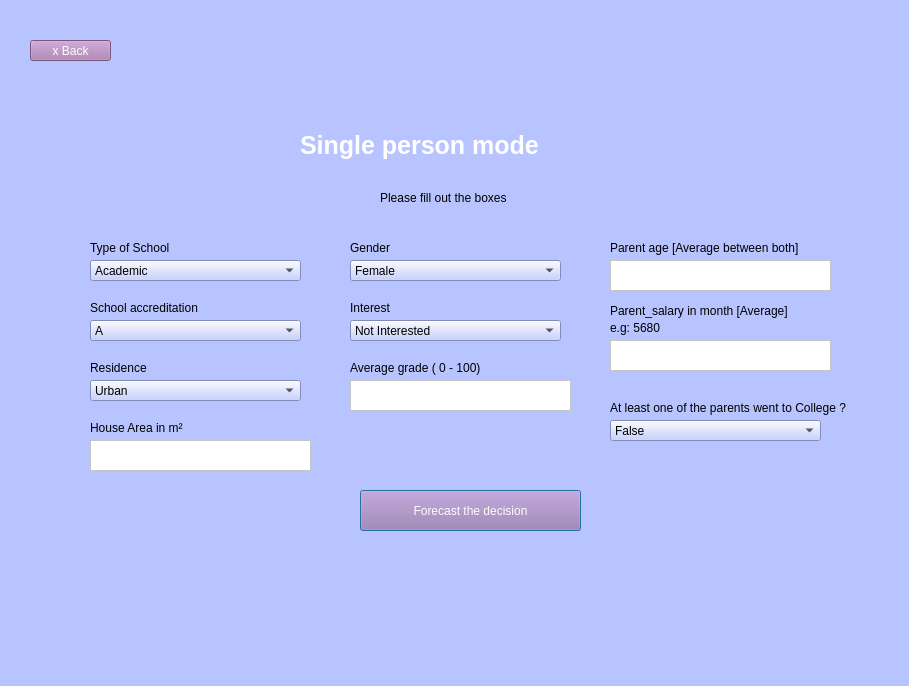
<?xml version="1.0" encoding="UTF-8"?>
<ui version="4.0">
 <class>Dialog</class>
 <widget class="QDialog" name="Dialog">
  <property name="geometry">
   <rect>
    <x>0</x>
    <y>0</y>
    <width>909</width>
    <height>686</height>
   </rect>
  </property>
  <property name="windowTitle">
   <string>Dialog</string>
  </property>
  <property name="styleSheet">
   <string notr="true">background-color: rgb(183, 196, 255);</string>
  </property>
  <widget class="QWidget" name="widget" native="true">
   <property name="geometry">
    <rect>
     <x>0</x>
     <y>0</y>
     <width>901</width>
     <height>691</height>
    </rect>
   </property>
   <widget class="QLabel" name="welcome">
    <property name="geometry">
     <rect>
      <x>300</x>
      <y>100</y>
      <width>461</width>
      <height>91</height>
     </rect>
    </property>
    <property name="sizePolicy">
     <sizepolicy hsizetype="Maximum" vsizetype="Maximum">
      <horstretch>0</horstretch>
      <verstretch>0</verstretch>
     </sizepolicy>
    </property>
    <property name="palette">
     <palette>
      <active>
       <colorrole role="WindowText">
        <brush brushstyle="SolidPattern">
         <color alpha="255">
          <red>255</red>
          <green>255</green>
          <blue>255</blue>
         </color>
        </brush>
       </colorrole>
       <colorrole role="Button">
        <brush brushstyle="SolidPattern">
         <color alpha="255">
          <red>183</red>
          <green>196</green>
          <blue>255</blue>
         </color>
        </brush>
       </colorrole>
       <colorrole role="Base">
        <brush brushstyle="SolidPattern">
         <color alpha="255">
          <red>183</red>
          <green>196</green>
          <blue>255</blue>
         </color>
        </brush>
       </colorrole>
       <colorrole role="Window">
        <brush brushstyle="SolidPattern">
         <color alpha="255">
          <red>183</red>
          <green>196</green>
          <blue>255</blue>
         </color>
        </brush>
       </colorrole>
      </active>
      <inactive>
       <colorrole role="WindowText">
        <brush brushstyle="SolidPattern">
         <color alpha="255">
          <red>255</red>
          <green>255</green>
          <blue>255</blue>
         </color>
        </brush>
       </colorrole>
       <colorrole role="Button">
        <brush brushstyle="SolidPattern">
         <color alpha="255">
          <red>183</red>
          <green>196</green>
          <blue>255</blue>
         </color>
        </brush>
       </colorrole>
       <colorrole role="Base">
        <brush brushstyle="SolidPattern">
         <color alpha="255">
          <red>183</red>
          <green>196</green>
          <blue>255</blue>
         </color>
        </brush>
       </colorrole>
       <colorrole role="Window">
        <brush brushstyle="SolidPattern">
         <color alpha="255">
          <red>183</red>
          <green>196</green>
          <blue>255</blue>
         </color>
        </brush>
       </colorrole>
      </inactive>
      <disabled>
       <colorrole role="WindowText">
        <brush brushstyle="SolidPattern">
         <color alpha="255">
          <red>120</red>
          <green>120</green>
          <blue>120</blue>
         </color>
        </brush>
       </colorrole>
       <colorrole role="Button">
        <brush brushstyle="SolidPattern">
         <color alpha="255">
          <red>183</red>
          <green>196</green>
          <blue>255</blue>
         </color>
        </brush>
       </colorrole>
       <colorrole role="Base">
        <brush brushstyle="SolidPattern">
         <color alpha="255">
          <red>183</red>
          <green>196</green>
          <blue>255</blue>
         </color>
        </brush>
       </colorrole>
       <colorrole role="Window">
        <brush brushstyle="SolidPattern">
         <color alpha="255">
          <red>183</red>
          <green>196</green>
          <blue>255</blue>
         </color>
        </brush>
       </colorrole>
      </disabled>
     </palette>
    </property>
    <property name="font">
     <font>
      <pointsize>19</pointsize>
      <weight>75</weight>
      <bold>true</bold>
     </font>
    </property>
    <property name="cursor">
     <cursorShape>ArrowCursor</cursorShape>
    </property>
    <property name="mouseTracking">
     <bool>true</bool>
    </property>
    <property name="text">
     <string>Single person mode</string>
    </property>
   </widget>
   <widget class="QLabel" name="message">
    <property name="geometry">
     <rect>
      <x>380</x>
      <y>190</y>
      <width>251</width>
      <height>16</height>
     </rect>
    </property>
    <property name="font">
     <font>
      <weight>50</weight>
      <italic>false</italic>
      <bold>false</bold>
     </font>
    </property>
    <property name="text">
     <string>Please fill out the boxes</string>
    </property>
   </widget>
   <widget class="QPushButton" name="checkD">
    <property name="geometry">
     <rect>
      <x>360</x>
      <y>490</y>
      <width>221</width>
      <height>41</height>
     </rect>
    </property>
    <property name="palette">
     <palette>
      <active>
       <colorrole role="WindowText">
        <brush brushstyle="SolidPattern">
         <color alpha="255">
          <red>252</red>
          <green>252</green>
          <blue>252</blue>
         </color>
        </brush>
       </colorrole>
       <colorrole role="Button">
        <brush brushstyle="SolidPattern">
         <color alpha="255">
          <red>168</red>
          <green>124</green>
          <blue>177</blue>
         </color>
        </brush>
       </colorrole>
       <colorrole role="Text">
        <brush brushstyle="SolidPattern">
         <color alpha="255">
          <red>252</red>
          <green>252</green>
          <blue>252</blue>
         </color>
        </brush>
       </colorrole>
       <colorrole role="ButtonText">
        <brush brushstyle="SolidPattern">
         <color alpha="255">
          <red>252</red>
          <green>252</green>
          <blue>252</blue>
         </color>
        </brush>
       </colorrole>
       <colorrole role="Base">
        <brush brushstyle="SolidPattern">
         <color alpha="255">
          <red>168</red>
          <green>124</green>
          <blue>177</blue>
         </color>
        </brush>
       </colorrole>
       <colorrole role="Window">
        <brush brushstyle="SolidPattern">
         <color alpha="255">
          <red>168</red>
          <green>124</green>
          <blue>177</blue>
         </color>
        </brush>
       </colorrole>
       <colorrole role="PlaceholderText">
        <brush brushstyle="NoBrush">
         <color alpha="128">
          <red>252</red>
          <green>252</green>
          <blue>252</blue>
         </color>
        </brush>
       </colorrole>
      </active>
      <inactive>
       <colorrole role="WindowText">
        <brush brushstyle="SolidPattern">
         <color alpha="255">
          <red>252</red>
          <green>252</green>
          <blue>252</blue>
         </color>
        </brush>
       </colorrole>
       <colorrole role="Button">
        <brush brushstyle="SolidPattern">
         <color alpha="255">
          <red>168</red>
          <green>124</green>
          <blue>177</blue>
         </color>
        </brush>
       </colorrole>
       <colorrole role="Text">
        <brush brushstyle="SolidPattern">
         <color alpha="255">
          <red>252</red>
          <green>252</green>
          <blue>252</blue>
         </color>
        </brush>
       </colorrole>
       <colorrole role="ButtonText">
        <brush brushstyle="SolidPattern">
         <color alpha="255">
          <red>252</red>
          <green>252</green>
          <blue>252</blue>
         </color>
        </brush>
       </colorrole>
       <colorrole role="Base">
        <brush brushstyle="SolidPattern">
         <color alpha="255">
          <red>168</red>
          <green>124</green>
          <blue>177</blue>
         </color>
        </brush>
       </colorrole>
       <colorrole role="Window">
        <brush brushstyle="SolidPattern">
         <color alpha="255">
          <red>168</red>
          <green>124</green>
          <blue>177</blue>
         </color>
        </brush>
       </colorrole>
       <colorrole role="PlaceholderText">
        <brush brushstyle="NoBrush">
         <color alpha="128">
          <red>252</red>
          <green>252</green>
          <blue>252</blue>
         </color>
        </brush>
       </colorrole>
      </inactive>
      <disabled>
       <colorrole role="WindowText">
        <brush brushstyle="SolidPattern">
         <color alpha="255">
          <red>252</red>
          <green>252</green>
          <blue>252</blue>
         </color>
        </brush>
       </colorrole>
       <colorrole role="Button">
        <brush brushstyle="SolidPattern">
         <color alpha="255">
          <red>168</red>
          <green>124</green>
          <blue>177</blue>
         </color>
        </brush>
       </colorrole>
       <colorrole role="Text">
        <brush brushstyle="SolidPattern">
         <color alpha="255">
          <red>252</red>
          <green>252</green>
          <blue>252</blue>
         </color>
        </brush>
       </colorrole>
       <colorrole role="ButtonText">
        <brush brushstyle="SolidPattern">
         <color alpha="255">
          <red>252</red>
          <green>252</green>
          <blue>252</blue>
         </color>
        </brush>
       </colorrole>
       <colorrole role="Base">
        <brush brushstyle="SolidPattern">
         <color alpha="255">
          <red>168</red>
          <green>124</green>
          <blue>177</blue>
         </color>
        </brush>
       </colorrole>
       <colorrole role="Window">
        <brush brushstyle="SolidPattern">
         <color alpha="255">
          <red>168</red>
          <green>124</green>
          <blue>177</blue>
         </color>
        </brush>
       </colorrole>
       <colorrole role="PlaceholderText">
        <brush brushstyle="NoBrush">
         <color alpha="128">
          <red>252</red>
          <green>252</green>
          <blue>252</blue>
         </color>
        </brush>
       </colorrole>
      </disabled>
     </palette>
    </property>
    <property name="styleSheet">
     <string notr="true">background-color:rgb(168, 124, 177);
font: 75 9pt &quot;Arial&quot;;
color: rgb(252, 252, 252);
</string>
    </property>
    <property name="text">
     <string>Forecast the decision</string>
    </property>
   </widget>
   <widget class="QComboBox" name="schoolType">
    <property name="geometry">
     <rect>
      <x>90</x>
      <y>260</y>
      <width>211</width>
      <height>21</height>
     </rect>
    </property>
    <item>
     <property name="text">
      <string>Academic</string>
     </property>
    </item>
    <item>
     <property name="text">
      <string>Vocational</string>
     </property>
    </item>
   </widget>
   <widget class="QLabel" name="label">
    <property name="geometry">
     <rect>
      <x>90</x>
      <y>240</y>
      <width>141</width>
      <height>16</height>
     </rect>
    </property>
    <property name="text">
     <string>Type of School</string>
    </property>
   </widget>
   <widget class="QComboBox" name="schoolAccreditation">
    <property name="geometry">
     <rect>
      <x>90</x>
      <y>320</y>
      <width>211</width>
      <height>21</height>
     </rect>
    </property>
    <item>
     <property name="text">
      <string>A</string>
     </property>
    </item>
    <item>
     <property name="text">
      <string>B</string>
     </property>
    </item>
   </widget>
   <widget class="QLabel" name="label_2">
    <property name="geometry">
     <rect>
      <x>90</x>
      <y>300</y>
      <width>141</width>
      <height>16</height>
     </rect>
    </property>
    <property name="text">
     <string>School accreditation</string>
    </property>
   </widget>
   <widget class="QComboBox" name="gender">
    <property name="geometry">
     <rect>
      <x>350</x>
      <y>260</y>
      <width>211</width>
      <height>21</height>
     </rect>
    </property>
    <item>
     <property name="text">
      <string>Female</string>
     </property>
    </item>
    <item>
     <property name="text">
      <string>Male</string>
     </property>
    </item>
   </widget>
   <widget class="QComboBox" name="Interest">
    <property name="geometry">
     <rect>
      <x>350</x>
      <y>320</y>
      <width>211</width>
      <height>21</height>
     </rect>
    </property>
    <item>
     <property name="text">
      <string>Not Interested</string>
     </property>
    </item>
    <item>
     <property name="text">
      <string>Less Interested</string>
     </property>
    </item>
    <item>
     <property name="text">
      <string>Uncertain</string>
     </property>
    </item>
    <item>
     <property name="text">
      <string>Quite Interested</string>
     </property>
    </item>
    <item>
     <property name="text">
      <string>Very Interested</string>
     </property>
    </item>
   </widget>
   <widget class="QComboBox" name="Residence">
    <property name="geometry">
     <rect>
      <x>90</x>
      <y>380</y>
      <width>211</width>
      <height>21</height>
     </rect>
    </property>
    <item>
     <property name="text">
      <string>Urban</string>
     </property>
    </item>
    <item>
     <property name="text">
      <string>Rural</string>
     </property>
    </item>
   </widget>
   <widget class="QLabel" name="label_5">
    <property name="geometry">
     <rect>
      <x>350</x>
      <y>240</y>
      <width>141</width>
      <height>16</height>
     </rect>
    </property>
    <property name="text">
     <string>Gender</string>
    </property>
   </widget>
   <widget class="QLabel" name="label_6">
    <property name="geometry">
     <rect>
      <x>350</x>
      <y>300</y>
      <width>141</width>
      <height>16</height>
     </rect>
    </property>
    <property name="text">
     <string>Interest</string>
    </property>
   </widget>
   <widget class="QLabel" name="label_7">
    <property name="geometry">
     <rect>
      <x>350</x>
      <y>360</y>
      <width>161</width>
      <height>16</height>
     </rect>
    </property>
    <property name="text">
     <string>Average grade ( 0 - 100)</string>
    </property>
   </widget>
   <widget class="QLabel" name="label_8">
    <property name="geometry">
     <rect>
      <x>90</x>
      <y>360</y>
      <width>141</width>
      <height>16</height>
     </rect>
    </property>
    <property name="text">
     <string>Residence</string>
    </property>
   </widget>
   <widget class="QLabel" name="label_9">
    <property name="geometry">
     <rect>
      <x>90</x>
      <y>420</y>
      <width>141</width>
      <height>16</height>
     </rect>
    </property>
    <property name="text">
     <string>House Area in m²</string>
    </property>
   </widget>
   <widget class="QTextEdit" name="houseArea">
    <property name="geometry">
     <rect>
      <x>90</x>
      <y>440</y>
      <width>221</width>
      <height>31</height>
     </rect>
    </property>
    <property name="styleSheet">
     <string notr="true">background-color : rgb(255, 255, 255)</string>
    </property>
   </widget>
   <widget class="QTextEdit" name="parentAge">
    <property name="geometry">
     <rect>
      <x>610</x>
      <y>260</y>
      <width>221</width>
      <height>31</height>
     </rect>
    </property>
    <property name="styleSheet">
     <string notr="true">background-color : rgb(255, 255, 255)</string>
    </property>
   </widget>
   <widget class="QTextEdit" name="parentSalary">
    <property name="geometry">
     <rect>
      <x>610</x>
      <y>340</y>
      <width>221</width>
      <height>31</height>
     </rect>
    </property>
    <property name="styleSheet">
     <string notr="true">background-color : rgb(255, 255, 255)</string>
    </property>
   </widget>
   <widget class="QComboBox" name="parentCollege">
    <property name="geometry">
     <rect>
      <x>610</x>
      <y>420</y>
      <width>211</width>
      <height>21</height>
     </rect>
    </property>
    <item>
     <property name="text">
      <string>False</string>
     </property>
    </item>
    <item>
     <property name="text">
      <string>True</string>
     </property>
    </item>
   </widget>
   <widget class="QLabel" name="label_10">
    <property name="geometry">
     <rect>
      <x>610</x>
      <y>240</y>
      <width>231</width>
      <height>16</height>
     </rect>
    </property>
    <property name="text">
     <string>Parent age [Average between both] </string>
    </property>
   </widget>
   <widget class="QLabel" name="label_11">
    <property name="geometry">
     <rect>
      <x>610</x>
      <y>300</y>
      <width>211</width>
      <height>21</height>
     </rect>
    </property>
    <property name="text">
     <string>Parent_salary in month [Average]</string>
    </property>
   </widget>
   <widget class="QLabel" name="label_12">
    <property name="geometry">
     <rect>
      <x>610</x>
      <y>400</y>
      <width>261</width>
      <height>16</height>
     </rect>
    </property>
    <property name="text">
     <string>At least one of the parents went to College ?</string>
    </property>
   </widget>
   <widget class="QTextEdit" name="averageGrade">
    <property name="geometry">
     <rect>
      <x>350</x>
      <y>380</y>
      <width>221</width>
      <height>31</height>
     </rect>
    </property>
    <property name="styleSheet">
     <string notr="true">background-color : rgb(255, 255, 255)</string>
    </property>
   </widget>
   <widget class="QLabel" name="label_13">
    <property name="geometry">
     <rect>
      <x>610</x>
      <y>320</y>
      <width>55</width>
      <height>16</height>
     </rect>
    </property>
    <property name="text">
     <string>e.g: 5680</string>
    </property>
   </widget>
   <widget class="QLabel" name="message_3">
    <property name="geometry">
     <rect>
      <x>80</x>
      <y>550</y>
      <width>761</width>
      <height>51</height>
     </rect>
    </property>
    <property name="styleSheet">
     <string notr="true">color: rgb(255, 3, 15);</string>
    </property>
    <property name="text">
     <string/>
    </property>
   </widget>
   <widget class="QLabel" name="message_2">
    <property name="geometry">
     <rect>
      <x>80</x>
      <y>620</y>
      <width>761</width>
      <height>31</height>
     </rect>
    </property>
    <property name="font">
     <font>
      <pointsize>16</pointsize>
      <weight>75</weight>
      <bold>true</bold>
     </font>
    </property>
    <property name="text">
     <string/>
    </property>
   </widget>
   <widget class="QPushButton" name="Back">
    <property name="geometry">
     <rect>
      <x>30</x>
      <y>40</y>
      <width>81</width>
      <height>21</height>
     </rect>
    </property>
    <property name="palette">
     <palette>
      <active>
       <colorrole role="WindowText">
        <brush brushstyle="SolidPattern">
         <color alpha="255">
          <red>252</red>
          <green>252</green>
          <blue>252</blue>
         </color>
        </brush>
       </colorrole>
       <colorrole role="Button">
        <brush brushstyle="SolidPattern">
         <color alpha="255">
          <red>168</red>
          <green>124</green>
          <blue>177</blue>
         </color>
        </brush>
       </colorrole>
       <colorrole role="Text">
        <brush brushstyle="SolidPattern">
         <color alpha="255">
          <red>252</red>
          <green>252</green>
          <blue>252</blue>
         </color>
        </brush>
       </colorrole>
       <colorrole role="ButtonText">
        <brush brushstyle="SolidPattern">
         <color alpha="255">
          <red>252</red>
          <green>252</green>
          <blue>252</blue>
         </color>
        </brush>
       </colorrole>
       <colorrole role="Base">
        <brush brushstyle="SolidPattern">
         <color alpha="255">
          <red>168</red>
          <green>124</green>
          <blue>177</blue>
         </color>
        </brush>
       </colorrole>
       <colorrole role="Window">
        <brush brushstyle="SolidPattern">
         <color alpha="255">
          <red>168</red>
          <green>124</green>
          <blue>177</blue>
         </color>
        </brush>
       </colorrole>
       <colorrole role="PlaceholderText">
        <brush brushstyle="NoBrush">
         <color alpha="128">
          <red>252</red>
          <green>252</green>
          <blue>252</blue>
         </color>
        </brush>
       </colorrole>
      </active>
      <inactive>
       <colorrole role="WindowText">
        <brush brushstyle="SolidPattern">
         <color alpha="255">
          <red>252</red>
          <green>252</green>
          <blue>252</blue>
         </color>
        </brush>
       </colorrole>
       <colorrole role="Button">
        <brush brushstyle="SolidPattern">
         <color alpha="255">
          <red>168</red>
          <green>124</green>
          <blue>177</blue>
         </color>
        </brush>
       </colorrole>
       <colorrole role="Text">
        <brush brushstyle="SolidPattern">
         <color alpha="255">
          <red>252</red>
          <green>252</green>
          <blue>252</blue>
         </color>
        </brush>
       </colorrole>
       <colorrole role="ButtonText">
        <brush brushstyle="SolidPattern">
         <color alpha="255">
          <red>252</red>
          <green>252</green>
          <blue>252</blue>
         </color>
        </brush>
       </colorrole>
       <colorrole role="Base">
        <brush brushstyle="SolidPattern">
         <color alpha="255">
          <red>168</red>
          <green>124</green>
          <blue>177</blue>
         </color>
        </brush>
       </colorrole>
       <colorrole role="Window">
        <brush brushstyle="SolidPattern">
         <color alpha="255">
          <red>168</red>
          <green>124</green>
          <blue>177</blue>
         </color>
        </brush>
       </colorrole>
       <colorrole role="PlaceholderText">
        <brush brushstyle="NoBrush">
         <color alpha="128">
          <red>252</red>
          <green>252</green>
          <blue>252</blue>
         </color>
        </brush>
       </colorrole>
      </inactive>
      <disabled>
       <colorrole role="WindowText">
        <brush brushstyle="SolidPattern">
         <color alpha="255">
          <red>252</red>
          <green>252</green>
          <blue>252</blue>
         </color>
        </brush>
       </colorrole>
       <colorrole role="Button">
        <brush brushstyle="SolidPattern">
         <color alpha="255">
          <red>168</red>
          <green>124</green>
          <blue>177</blue>
         </color>
        </brush>
       </colorrole>
       <colorrole role="Text">
        <brush brushstyle="SolidPattern">
         <color alpha="255">
          <red>252</red>
          <green>252</green>
          <blue>252</blue>
         </color>
        </brush>
       </colorrole>
       <colorrole role="ButtonText">
        <brush brushstyle="SolidPattern">
         <color alpha="255">
          <red>252</red>
          <green>252</green>
          <blue>252</blue>
         </color>
        </brush>
       </colorrole>
       <colorrole role="Base">
        <brush brushstyle="SolidPattern">
         <color alpha="255">
          <red>168</red>
          <green>124</green>
          <blue>177</blue>
         </color>
        </brush>
       </colorrole>
       <colorrole role="Window">
        <brush brushstyle="SolidPattern">
         <color alpha="255">
          <red>168</red>
          <green>124</green>
          <blue>177</blue>
         </color>
        </brush>
       </colorrole>
       <colorrole role="PlaceholderText">
        <brush brushstyle="NoBrush">
         <color alpha="128">
          <red>252</red>
          <green>252</green>
          <blue>252</blue>
         </color>
        </brush>
       </colorrole>
      </disabled>
     </palette>
    </property>
    <property name="styleSheet">
     <string notr="true">background-color:rgb(168, 124, 177);
font: 75 9pt &quot;Arial&quot;;
color: rgb(252, 252, 252);
</string>
    </property>
    <property name="text">
     <string>x Back</string>
    </property>
   </widget>
  </widget>
 </widget>
 <resources/>
 <connections/>
</ui>
